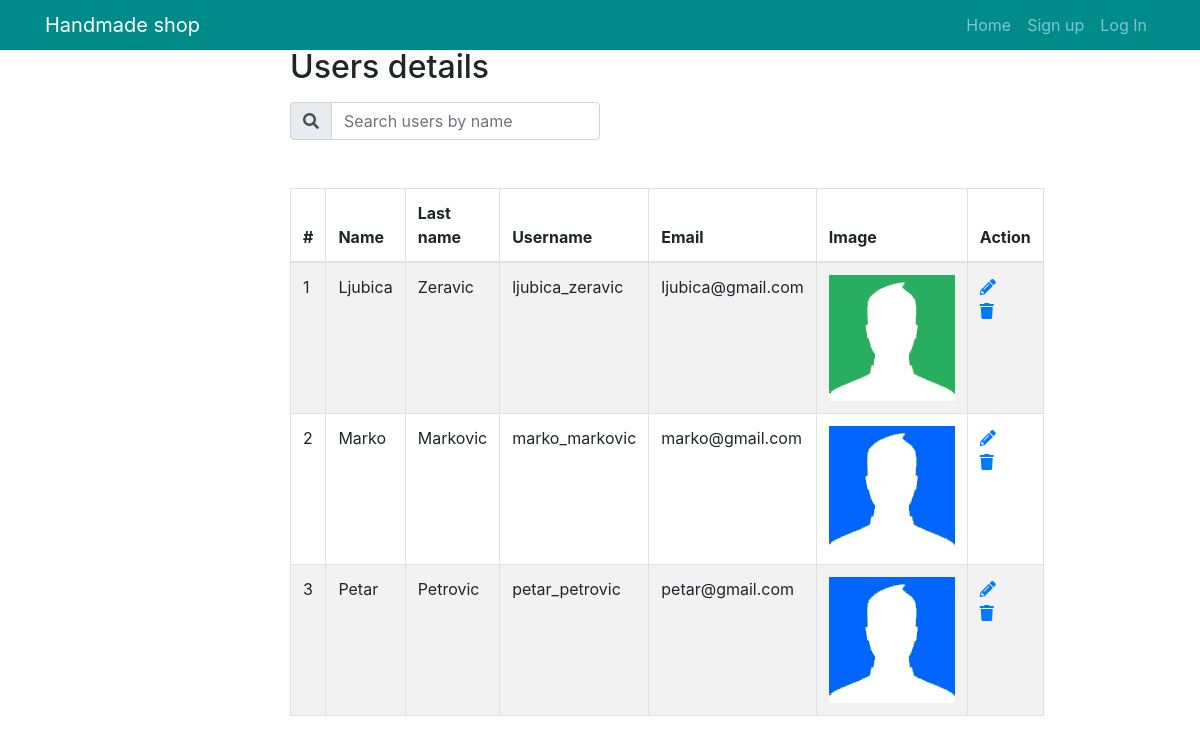
The page /users.php on the database its author committed.
### tables this page shows
CREATE TABLE `users_table` (
  `id` int(11) NOT NULL,
  `first_name` varchar(55) NOT NULL,
  `last_name` varchar(55) NOT NULL,
  `username` varchar(55) NOT NULL,
  `email` varchar(255) NOT NULL,
  `password` varchar(255) NOT NULL,
  `signup_date` date NOT NULL,
  `profile_pic` varchar(255) NOT NULL
);

### users.php (the view, shortened to what this page needs)
<!DOCTYPE html>
<html lang="en">
<head>
    <link rel="stylesheet" href="https://use.fontawesome.com/releases/v5.8.1/css/all.css"
>
    <link rel="stylesheet" href="https://stackpath.bootstrapcdn.com/bootstrap/4.3.1/css/bootstrap.min.css">
</head>
<body>
<nav class="navbar navbar-expand-lg navbar-dark navbar-custom fixed-top">
    <div class="container">
      <a class="navbar-brand" href="#">Handmade shop</a>
      <div class="collapse navbar-collapse" id="navbarResponsive">
        <ul class="navbar-nav ml-auto">
            <li class="nav-item">
                <a class="nav-link" href="index.php">Home</a>
            </li>
            <li class="nav-item">
                <a class="nav-link" href="register.php">Sign up</a>
            </li>
            <li class="nav-item">
                <a class="nav-link" href="register.php">Log In</a>
            </li>
        </ul>
      </div>
    </div>
  </nav>
<div class="wrapper">
    <div class="container-fluid mt-5">
        <div class="row">
            <div class="col-md-12">
                <div class="page-header clearfix mb-5">
                    <h2 class="pull-left"> Users details</h2>
                    <div class="input-group mb-3 mt-3" id="filterUser" style="width: 50%;">
                        <div class="input-group-prepend">
                            <span class="input-group-text" id="basic-addon1"><i class="fas fa-search"></i></span>
                        </div>
                        <input type="text" class="form-control" placeholder="Search users by name" aria-label="Username">
                    </div>
                </div>
                <?php
                    require_once "config/config.php";
                    $sql = "SELECT * FROM users_table";
                    if ($result = mysqli_query($link, $sql)) {
                        if (mysqli_num_rows($result)>0) {
                            echo "<table class='table table-bordered table-striped' id='usersTable'>";
                                echo "<thead>";
                                    echo "<tr>";
                                        echo "<th>#</th>";
                                        echo "<th>Name</th>";
                                        echo "<th>Last name</th>";
                                        echo "<th>Username</th>";
                                        echo "<th>Email</th>";
                                        echo "<th>Image</th>";
                                        echo "<th>Action</th>";
                                    echo "</tr>";
                                echo "</thead>";
                                echo "<tbody>";
                                while ($row = mysqli_fetch_array($result)) {
                                    echo "<tr class='tableRow'>";
                                        echo "<td>" . $row['id'] . "</td>";
                                        echo "<td>" . $row['first_name'] . "</td>";
                                        echo "<td>" . $row['last_name'] . "</td>";
                                        echo "<td>" . $row['username'] . "</td>";
                                        echo "<td>" . $row['email'] . "</td>";
                                        echo "<td> <img src=".$row['profile_pic']."></img></td>";
                                        echo "<td>";
                                            echo "<a href='updateUsers.php?id=" . $row['id'] . "' title='Update User' data-toggle='tooltip'><i class='fas fa-pencil-alt'></i></a>";
                                            echo "<a href='deleteUser.php?id=" . $row['id'] . "' title='Delete User' data-toggle='tooltip'>
                                            <i class='fas fa-trash'></i></a>";
                                            echo "</td>";
                                        echo "</tr>";
                                }
                            echo "</tbody>";
                        echo "</table>";
                        }else{
                            echo "<p class='lead'><em>No records were found.</em></p>";
                        }
                    }else{
                        echo "ERROR: could not be able to execute $sql . " . mysqli_error($link);
                    }
                ?>
            </div>
        </div>
    </div>
</div>
</body>
</html>

### users.php (style rules this page uses)
.wrapper { width: 650px; margin: 0 auto; }
.page-header h2 { margin-top: 0; }
.table tr td:last-child a { margin-right: 15px; }
nav { height: 50px; background-color: darkcyan; }

### rows shown on the page
users_table: id "1", first_name "Ljubica", last_name "Zeravic", username "ljubica_zeravic", email "ljubica@gmail.com", profile_pic (picture)
users_table: id "2", first_name "Marko", last_name "Markovic", username "marko_markovic", email "marko@gmail.com", profile_pic (picture)
users_table: id "3", first_name "Petar", last_name "Petrovic", username "petar_petrovic", email "petar@gmail.com", profile_pic (picture)
